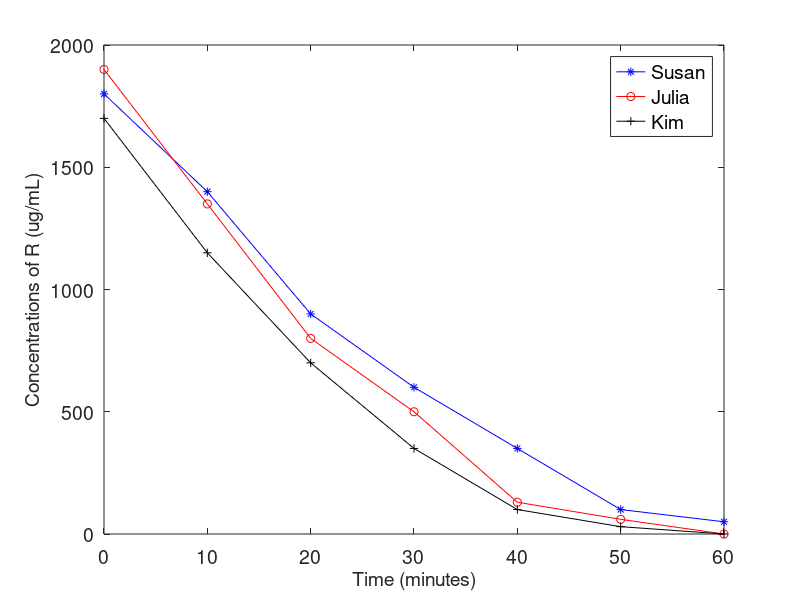

MATLAB code to generate this figure:
susan=[1800 1400 900 600 350 100 50];
julia=[1900 1350 800 500 130 60 0];
kim=[1700 1150 700 350 100 30 0];

time=[0 10 20 30 40 50 60]

plot(time,susan,'b-*')
hold on 
plot(time,julia,'r-o')
hold on 
plot(time,kim,'k-+')

set(gca, 'FontSize',14)
axis([0 60 0 2000])
xlabel('Time (minutes)','FontSize',14) 
ylabel('Concentrations of R (ug/mL)','FontSize',14) 
legend('Susan','Julia','Kim','FontSize',14)
